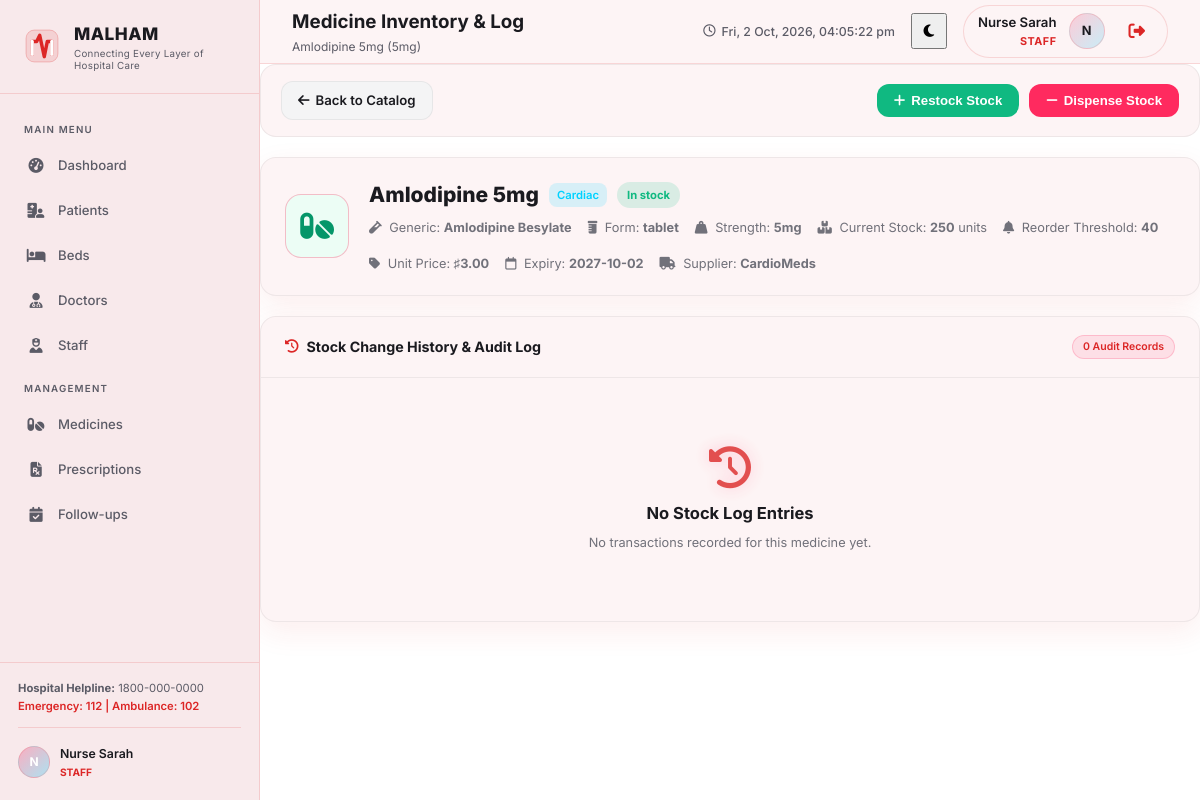
The page /medicines/23 (signed in) on the database its author committed.
### tables this page shows
CREATE TABLE users (
            id            INTEGER PRIMARY KEY AUTOINCREMENT,
            username      TEXT UNIQUE NOT NULL,
            password_hash TEXT NOT NULL,
            role          TEXT NOT NULL,              -- head_doctor / doctor / staff / patient
            display_name  TEXT NOT NULL,
            doctor_id     INTEGER,
            patient_id    INTEGER,
            staff_id      INTEGER,
            created_at    TEXT DEFAULT (datetime('now')),
            FOREIGN KEY (doctor_id)  REFERENCES doctors(id),
            FOREIGN KEY (patient_id) REFERENCES patients(id),
            FOREIGN KEY (staff_id)   REFERENCES staff_members(id)
        );

CREATE TABLE medicines (
            id          INTEGER PRIMARY KEY AUTOINCREMENT,
            name        TEXT NOT NULL,
            category    TEXT,
            quantity    INTEGER DEFAULT 0,
            unit        TEXT DEFAULT 'tablets',
            expiry_date TEXT,
            supplier    TEXT,
            price       REAL DEFAULT 0.0,
            status      TEXT DEFAULT 'in-stock', -- in-stock / low-stock / out-of-stock
            created_at  TEXT DEFAULT (datetime('now'))
        , generic_name TEXT, form TEXT DEFAULT 'tablet', strength TEXT, reorder_level INTEGER DEFAULT 20, unit_price REAL DEFAULT 0.0, last_updated TEXT);

### app.py (the view)
@app.route("/medicines/<int:med_id>")
@role_required('head_doctor', 'doctor', 'staff')
def medicine_detail(med_id):
    medicine = query_db("SELECT * FROM medicines WHERE id=?", (med_id,), one=True)
    if not medicine:
        return redirect(url_for("medicines"))
    logs = query_db("SELECT * FROM stock_log WHERE medicine_id=? ORDER BY logged_on DESC, id DESC", (med_id,))
    today_date = datetime.now().strftime("%Y-%m-%d")
    return render_template("medicine_detail.html", medicine=medicine, logs=logs, today_date=today_date)

### app.py (called while the page is built)
def get_current_user():
    user_id = session.get("user_id")
    if not user_id:
        return None
    conn = get_db_connection()
    user = conn.execute("SELECT * FROM users WHERE id = ?", (user_id,)).fetchone()
    conn.close()
    return user

@app.before_request
def require_login():
    endpoint = request.endpoint
    if endpoint in ('login', 'static') or (request.path and request.path.startswith('/static')):
        return None
    if 'user_id' not in session:
        return redirect(url_for('login'))
    g.user = get_current_user()
    if not g.user:
        session.clear()
        return redirect(url_for('login'))

@app.context_processor
def inject_globals():
    return dict(
        current_user=getattr(g, 'user', None),
        attendance_demo_mode=ATTENDANCE_DEMO_MODE
    )

def role_required(*roles):
    def decorator(f):
        @wraps(f)
        def decorated_function(*args, **kwargs):
            if not hasattr(g, 'user') or not g.user:
                return redirect(url_for('login'))
            if g.user['role'] not in roles:
                return render_template('403.html'), 403
            return f(*args, **kwargs)
        return decorated_function
    return decorator

def query_db(sql, args=(), one=False):
    conn = get_db_connection()
    rows = conn.execute(sql, args).fetchall()
    conn.close()
    result = [dict(row) for row in rows]
    return result[0] if one and result else result

### database.py (called while the page is built)
def get_db_connection():
    conn = sqlite3.connect(DATABASE)
    conn.row_factory = sqlite3.Row  # allows dict-like access to rows
    return conn

### templates/medicine_detail.html (shortened to what this page needs)
{% extends "base.html" %}
{% block page_title %}Medicine Inventory & Log{% endblock %}
{% block page_subtitle %}{{ medicine.name }} ({{ medicine.strength or 'Standard' }}){% endblock %}
{% block content %}
<div class="medicine-detail-container">
    <div class="header-actions-bar">
        <a href="{{ url_for('medicines') }}" class="btn btn-secondary">
            <i class="fa-solid fa-arrow-left"></i> Back to Catalog
        </a>
        <div class="actions-buttons">
            <button class="btn btn-success" onclick="openModal('detailRestockModal')">
                <i class="fa-solid fa-plus"></i> Restock Stock
            </button>
            <button class="btn btn-danger" {% if medicine.quantity == 0 %}disabled style="opacity:0.5;cursor:not-allowed;"{% endif %} onclick="openModal('detailDispenseModal')">
                <i class="fa-solid fa-minus"></i> Dispense Stock
            </button>
        </div>
    </div>
    <div class="card animate-in">
        <div class="card-body">
            <div class="profile-header-flex">
                <div class="profile-avatar text-emerald-600 bg-emerald-50">
                    <i class="fa-solid fa-pills"></i>
                </div>
                <div class="profile-main-info">
                    <div class="flex-align-center gap-10">
                        <h2>{{ medicine.name }}</h2>
                        <span class="badge-cat">{{ medicine.category or 'General' }}</span>
                        <span class="badge-med-status status-{{ medicine.status }}">
                            {{ medicine.status|replace('-', ' ')|capitalize }}
                        </span>
                    </div>
                    <div class="profile-meta-row mt-6">
                        <span><i class="fa-solid fa-vial"></i> Generic: <strong>{{ medicine.generic_name or '—' }}</strong></span>
                        <span><i class="fa-solid fa-prescription-bottle"></i> Form: <strong class="text-capitalize">{{ medicine.form or 'tablet' }}</strong></span>
                        <span><i class="fa-solid fa-weight-hanging"></i> Strength: <strong>{{ medicine.strength or 'N/A' }}</strong></span>
                        <span><i class="fa-solid fa-boxes-stacked"></i> Current Stock: <strong class="text-lg text-blue-600">{{ medicine.quantity }}</strong> units</span>
                        <span><i class="fa-solid fa-bell"></i> Reorder Threshold: <strong>{{ medicine.reorder_level or 20 }}</strong></span>
                        <span><i class="fa-solid fa-tag"></i> Unit Price: <strong>&sharp;{{ "%.2f"|format(medicine.unit_price or 0.0) }}</strong></span>
                        <span><i class="fa-regular fa-calendar"></i> Expiry: <strong>{{ medicine.expiry_date or 'N/A' }}</strong></span>
                        <span><i class="fa-solid fa-truck"></i> Supplier: <strong>{{ medicine.supplier or 'Standard Supplier' }}</strong></span>
                    </div>
                </div>
            </div>
        </div>
    </div>
    <div class="card animate-in">
        <div class="card-header flex-between">
            <h3><i class="fa-solid fa-history"></i> Stock Change History & Audit Log</h3>
            <span class="card-badge">{{ logs|length }} Audit Records</span>
        </div>
        <div class="card-body p-0">
            {% if logs %}
            <table class="data-table">
                <thead>
                    <tr>
                        <th>Date & Time</th>
                        <th>Action / Change Type</th>
                        <th>Quantity Change</th>
                        <th>Staff / Transaction Notes</th>
                    </tr>
                </thead>
                <tbody>
                    {% for l in logs %}
                    <tr>
                        <td class="text-xs font-semibold">{{ l.logged_on }}</td>
                        <td>
                            <span class="badge-stock-log log-type-{{ l.change_type }}">
                                {% if l.change_type == 'restock' %}
                                <i class="fa-solid fa-arrow-down-long"></i> Restock
                                {% elif l.change_type == 'dispense' %}
                                <i class="fa-solid fa-arrow-up-long"></i> Dispense
                                {% else %}
                                <i class="fa-solid fa-sliders"></i> Adjustment
                                {% endif %}
                            </span>
                        </td>
                        <td class="font-bold {% if l.quantity_change > 0 %}text-emerald-600{% else %}text-rose-600{% endif %}">
                            {% if l.quantity_change > 0 %}+{% endif %}{{ l.quantity_change }} units
                        </td>
                        <td class="text-sm text-gray-700">{{ l.note or '—' }}</td>
                    </tr>
                    {% endfor %}
                </tbody>
            </table>
            {% else %}
            <div class="empty-state">
                <i class="fa-solid fa-history"></i>
                <h3>No Stock Log Entries</h3>
                <p>No transactions recorded for this medicine yet.</p>
            </div>
            {% endif %}
        </div>
    </div>
</div>
{% endblock %}

### templates/base.html (shortened to what this page needs)
<!DOCTYPE html>
<html lang="en">
<head>
    <link rel="stylesheet" href="https://cdnjs.cloudflare.com/ajax/libs/font-awesome/6.5.1/css/all.min.css">
    <link rel="stylesheet" href="{{ url_for('static', filename='css/style.css') }}?v=6">
</head>
<body>
    <div class="app-wrapper">
        <aside class="sidebar" id="sidebar">
            <div class="sidebar-brand">
                <div class="brand-icon" style="background: none; border: none; padding: 0; box-shadow: none;">
                </div>
                <div class="brand-text">
                    <span class="brand-name">MALHAM</span>
                    <span class="brand-tagline">Connecting Every Layer of Hospital Care</span>
                </div>
            </div>
            <nav class="sidebar-nav">
                <div class="nav-section-label">Main Menu</div>
                {% if current_user and current_user.role == 'patient' %}
                    {% if current_user.patient_id %}
                    <a href="/patients/{{ current_user.patient_id }}" class="nav-link {% if request.path.startswith('/patients/') %}active{% endif %}">
                        <i class="fa-solid fa-hospital-user"></i>
                        <span>My Profile</span>
                    </a>
                    {% endif %}
                {% else %}
                    <a href="/" class="nav-link {% if request.path == '/' %}active{% endif %}">
                        <i class="fa-solid fa-gauge-high"></i>
                        <span>Dashboard</span>
                    </a>
                    <a href="/patients" class="nav-link {% if request.path.startswith('/patients') %}active{% endif %}">
                        <i class="fa-solid fa-hospital-user"></i>
                        <span>Patients</span>
                    </a>
                    <a href="/beds" class="nav-link {% if request.path == '/beds' %}active{% endif %}">
                        <i class="fa-solid fa-bed"></i>
                        <span>Beds</span>
                    </a>
                    <a href="/doctors" class="nav-link {% if request.path == '/doctors' %}active{% endif %}">
                        <i class="fa-solid fa-user-doctor"></i>
                        <span>Doctors</span>
                    </a>
                    <a href="/staff" class="nav-link {% if request.path == '/staff' %}active{% endif %}">
                        <i class="fa-solid fa-user-nurse"></i>
                        <span>Staff</span>
                    </a>
                    <div class="nav-section-label">Management</div>
                    <a href="/medicines" class="nav-link {% if request.path == '/medicines' %}active{% endif %}">
                        <i class="fa-solid fa-pills"></i>
                        <span>Medicines</span>
                    </a>
                    <a href="/prescriptions" class="nav-link {% if request.path == '/prescriptions' %}active{% endif %}">
                        <i class="fa-solid fa-file-prescription"></i>
                        <span>Prescriptions</span>
                    </a>
                    <a href="/followups" class="nav-link {% if request.path.startswith('/followups') %}active{% endif %}">
                        <i class="fa-solid fa-calendar-check"></i>
                        <span>Follow-ups</span>
                    </a>
                {% endif %}
            </nav>
            <div class="sidebar-footer">
                {% if current_user %}
                    {% if current_user.role != 'patient' %}
                    <div style="font-size: 0.75rem; color: var(--theme-text-muted); margin-bottom: 12px; border-bottom: 1px solid var(--theme-border); padding-bottom: 12px;">
                        <strong>Hospital Helpline:</strong> 1800-000-0000<br>
                        <span style="color: var(--theme-primary); font-weight: 600;">Emergency: 112 | Ambulance: 102</span>
                    </div>
                    {% endif %}
                <div class="sidebar-user-block" style="display:flex; align-items:center; gap:10px; padding:4px 0;">
                    <div class="header-avatar" style="width:32px; height:32px; font-size:0.8rem; background: linear-gradient(135deg, rgba(255,42,95,0.3), rgba(0,210,255,0.3)); border: 1px solid var(--border-color);">
                        {{ current_user.display_name[0]|upper }}
                    </div>
                    <div style="flex:1; overflow:hidden;">
                        <div style="font-size:0.82rem; font-weight:600; color:var(--text-main); white-space:nowrap; overflow:hidden; text-overflow:ellipsis;">{{ current_user.display_name }}</div>
                        <div style="font-size:0.68rem; font-weight:700; text-transform:uppercase; color: var(--theme-primary);">
                            {{ current_user.role|replace('_', ' ')|title }}
                        </div>
                    </div>
                </div>
                {% else %}
                <p><span class="status-dot"></span> System Online — RBAC ACTIVE</p>
                {% endif %}
            </div>
        </aside>
        <main class="main-content">
            <header class="top-header">
                <div class="header-left">
                    <div>
                        <div class="page-title">{% block page_title %}Dashboard{% endblock %}</div>
                        <div class="page-subtitle">{% block page_subtitle %}Hospital overview & analytics{% endblock %}</div>
                    </div>
                </div>
                <div class="header-right">
                    <div class="header-time">
                        <i class="fa-regular fa-clock"></i>
                        <span id="header-clock">Loading...</span>
                    </div>
                    <button type="button" class="theme-toggle-btn" id="header-theme-toggle" aria-label="Toggle Light/Dark Theme" title="Toggle Light/Dark Theme" style="width: 36px; height: 36px; font-size: 0.95rem;">
                        <i class="fa-solid fa-moon icon-moon"></i>
                    </button>
                    {% if current_user %}
                    <div class="user-profile-badge" style="display: flex; align-items: center; gap: 12px; background: var(--bg-card); border: 1px solid var(--border-color); padding: 6px 14px; border-radius: 30px;">
                        <div style="display: flex; flex-direction: column; text-align: right;">
                            <span style="font-weight: 600; font-size: 0.88rem; color: var(--text-main);">{{ current_user.display_name }}</span>
                            <span style="font-size: 0.72rem; font-weight: 700; text-transform: uppercase; letter-spacing: 0.5px; color: var(--theme-primary);">
                                {{ current_user.role|replace('_', ' ')|title }}
                            </span>
                        </div>
                        <div class="header-avatar" style="background: linear-gradient(135deg, rgba(255,42,95,0.2), rgba(0,210,255,0.2)); border: 1px solid var(--border-color); font-weight: 700; color: var(--text-main);">
                            {{ current_user.display_name[0]|upper }}
                        </div>
                        <a href="{{ url_for('logout') }}" class="btn-logout" title="Logout" style="color: var(--primary-500); font-size: 1.1rem; margin-left: 4px; text-decoration: none; padding: 4px 8px; border-radius: 6px; transition: background 0.2s;" onmouseover="this.style.background='rgba(255,69,58,0.15)'" onmouseout="this.style.background='transparent'">
                            <i class="fa-solid fa-right-from-bracket"></i>
                        </a>
                    </div>
                    {% else %}
                    <div class="header-avatar" title="Guest">G</div>
                    {% endif %}
                </div>
            </header>
            {% block content %}{% endblock %}
        </main>
    </div>
</body>
</html>

### rows shown on the page
users: display_name "N", display_name "Nurse Sarah", role "STAFF"
medicines: name "Amlodipine 5mg", strength "5mg", category "Cardiac", status "In stock", generic_name "Amlodipine Besylate", form "tablet", quantity "250", reorder_level "40", unit_price "3.00", expiry_date "2027-10-02", supplier "CardioMeds"

### other values the page prints
{{ logs|length }} "0"
